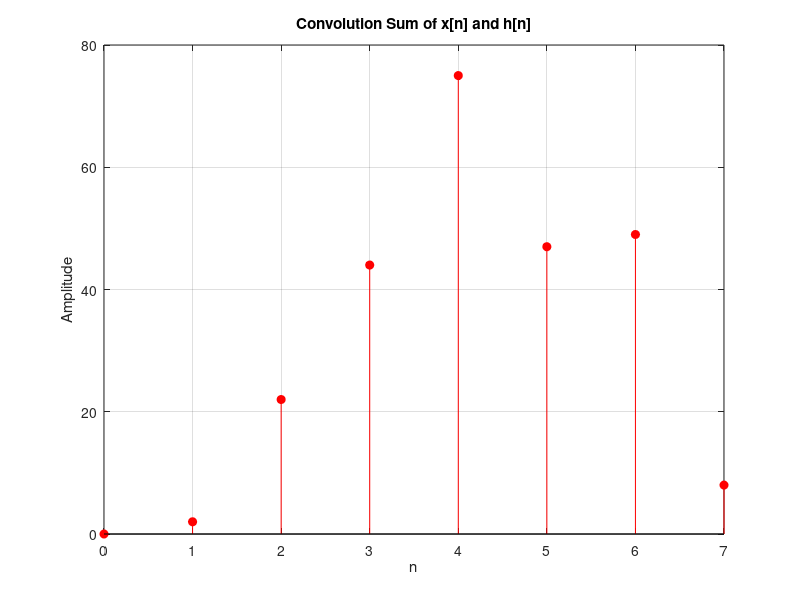

The MATLAB script that drew this image:
clc;
close all;
clear;

% ---------------- Input Signals ----------------
x = [0, 1, 9, 1, 8];   % First signal
h = [2, 4, 6, 1];      % Second signal

% ---------------- Convolution ----------------
c = conv(x, h);         % Convolution sum
disp('Convolution Result:');
disp(c);

% ---------------- Time Vector for Plot ----------------
n = 0:length(c)-1;

% ---------------- Plot ----------------
figure;
stem(n, c, 'r', 'filled');          
xlabel('n');
ylabel('Amplitude');
title('Convolution Sum of x[n] and h[n]');
grid on;
